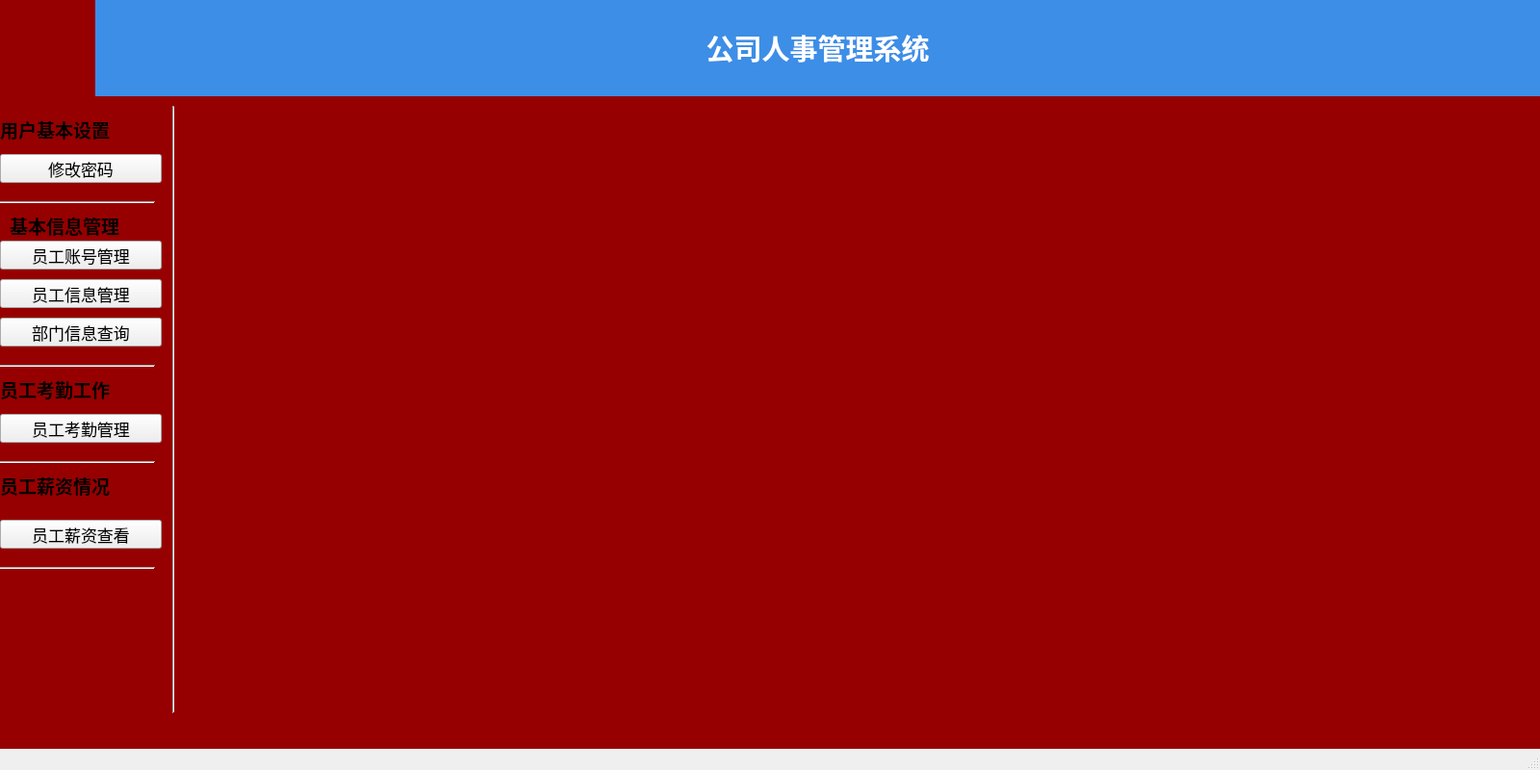
<?xml version="1.0" encoding="UTF-8"?>
<ui version="4.0">
 <class>MainWindow</class>
 <widget class="QMainWindow" name="MainWindow">
  <property name="geometry">
   <rect>
    <x>0</x>
    <y>0</y>
    <width>1600</width>
    <height>800</height>
   </rect>
  </property>
  <property name="windowTitle">
   <string>MainWindow</string>
  </property>
  <widget class="QWidget" name="centralwidget">
   <widget class="QLabel" name="label_background">
    <property name="geometry">
     <rect>
      <x>0</x>
      <y>0</y>
      <width>1600</width>
      <height>800</height>
     </rect>
    </property>
    <property name="styleSheet">
     <string notr="true">border-image: url(:/myImages/images/background3.jpg);
background-color: rgb(150, 0, 0);</string>
    </property>
    <property name="text">
     <string/>
    </property>
   </widget>
   <widget class="QLabel" name="label_up">
    <property name="geometry">
     <rect>
      <x>99</x>
      <y>0</y>
      <width>1501</width>
      <height>100</height>
     </rect>
    </property>
    <property name="font">
     <font>
      <family>AcadEref</family>
      <pointsize>22</pointsize>
      <weight>75</weight>
      <bold>true</bold>
     </font>
    </property>
    <property name="styleSheet">
     <string notr="true">
background-color: rgb(60,142,231);</string>
    </property>
    <property name="text">
     <string>&lt;html&gt;&lt;head/&gt;&lt;body&gt;&lt;p align=&quot;center&quot;&gt;&lt;span style=&quot; color:#ffffff;&quot;&gt;公司人事管理系统&lt;/span&gt;&lt;/p&gt;&lt;/body&gt;&lt;/html&gt;</string>
    </property>
   </widget>
   <widget class="QLabel" name="label">
    <property name="geometry">
     <rect>
      <x>0</x>
      <y>0</y>
      <width>100</width>
      <height>100</height>
     </rect>
    </property>
    <property name="styleSheet">
     <string notr="true">border-image: url(:/myImages/images/tubiao3.png);</string>
    </property>
    <property name="text">
     <string/>
    </property>
   </widget>
   <widget class="QLabel" name="label_8">
    <property name="geometry">
     <rect>
      <x>0</x>
      <y>120</y>
      <width>168</width>
      <height>30</height>
     </rect>
    </property>
    <property name="text">
     <string>&lt;html&gt;&lt;head/&gt;&lt;body&gt;&lt;p&gt;&lt;span style=&quot; font-size:14pt; font-weight:600;&quot;&gt;用户基本设置&lt;/span&gt;&lt;/p&gt;&lt;/body&gt;&lt;/html&gt;</string>
    </property>
   </widget>
   <widget class="Line" name="line_2">
    <property name="geometry">
     <rect>
      <x>0</x>
      <y>200</y>
      <width>161</width>
      <height>20</height>
     </rect>
    </property>
    <property name="orientation">
     <enum>Qt::Horizontal</enum>
    </property>
   </widget>
   <widget class="Line" name="line_5">
    <property name="geometry">
     <rect>
      <x>170</x>
      <y>110</y>
      <width>20</width>
      <height>631</height>
     </rect>
    </property>
    <property name="orientation">
     <enum>Qt::Vertical</enum>
    </property>
   </widget>
   <widget class="QStackedWidget" name="stackedWidget">
    <property name="geometry">
     <rect>
      <x>380</x>
      <y>140</y>
      <width>971</width>
      <height>600</height>
     </rect>
    </property>
    <property name="currentIndex">
     <number>1</number>
    </property>
    <widget class="QWidget" name="page"/>
    <widget class="QWidget" name="page_2"/>
   </widget>
   <widget class="QPushButton" name="pushButton_mima">
    <property name="geometry">
     <rect>
      <x>0</x>
      <y>160</y>
      <width>168</width>
      <height>30</height>
     </rect>
    </property>
    <property name="font">
     <font>
      <pointsize>13</pointsize>
     </font>
    </property>
    <property name="text">
     <string>修改密码</string>
    </property>
   </widget>
   <widget class="QPushButton" name="pushButton_stuGM">
    <property name="geometry">
     <rect>
      <x>0</x>
      <y>250</y>
      <width>168</width>
      <height>30</height>
     </rect>
    </property>
    <property name="font">
     <font>
      <pointsize>13</pointsize>
     </font>
    </property>
    <property name="text">
     <string>员工账号管理</string>
    </property>
   </widget>
   <widget class="QLabel" name="label_9">
    <property name="geometry">
     <rect>
      <x>10</x>
      <y>220</y>
      <width>168</width>
      <height>30</height>
     </rect>
    </property>
    <property name="text">
     <string>&lt;html&gt;&lt;head/&gt;&lt;body&gt;&lt;p&gt;&lt;span style=&quot; font-size:14pt; font-weight:600;&quot;&gt;基本信息管理&lt;/span&gt;&lt;/p&gt;&lt;/body&gt;&lt;/html&gt;</string>
    </property>
   </widget>
   <widget class="QPushButton" name="pushButton_searchStu">
    <property name="geometry">
     <rect>
      <x>0</x>
      <y>290</y>
      <width>168</width>
      <height>30</height>
     </rect>
    </property>
    <property name="font">
     <font>
      <pointsize>13</pointsize>
     </font>
    </property>
    <property name="text">
     <string>员工信息管理</string>
    </property>
   </widget>
   <widget class="QPushButton" name="pushButton_searchApart">
    <property name="geometry">
     <rect>
      <x>0</x>
      <y>330</y>
      <width>168</width>
      <height>30</height>
     </rect>
    </property>
    <property name="font">
     <font>
      <pointsize>13</pointsize>
     </font>
    </property>
    <property name="text">
     <string>部门信息查询</string>
    </property>
   </widget>
   <widget class="QPushButton" name="pushButton_searchTiwen">
    <property name="geometry">
     <rect>
      <x>0</x>
      <y>430</y>
      <width>168</width>
      <height>30</height>
     </rect>
    </property>
    <property name="font">
     <font>
      <pointsize>13</pointsize>
     </font>
    </property>
    <property name="text">
     <string>员工考勤管理</string>
    </property>
   </widget>
   <widget class="Line" name="line_3">
    <property name="geometry">
     <rect>
      <x>0</x>
      <y>370</y>
      <width>161</width>
      <height>20</height>
     </rect>
    </property>
    <property name="orientation">
     <enum>Qt::Horizontal</enum>
    </property>
   </widget>
   <widget class="QLabel" name="label_10">
    <property name="geometry">
     <rect>
      <x>0</x>
      <y>390</y>
      <width>168</width>
      <height>30</height>
     </rect>
    </property>
    <property name="text">
     <string>&lt;html&gt;&lt;head/&gt;&lt;body&gt;&lt;p&gt;&lt;span style=&quot; font-size:14pt; font-weight:600;&quot;&gt;员工考勤工作&lt;/span&gt;&lt;/p&gt;&lt;/body&gt;&lt;/html&gt;</string>
    </property>
   </widget>
   <widget class="Line" name="line_4">
    <property name="geometry">
     <rect>
      <x>0</x>
      <y>470</y>
      <width>161</width>
      <height>20</height>
     </rect>
    </property>
    <property name="orientation">
     <enum>Qt::Horizontal</enum>
    </property>
   </widget>
   <widget class="QLabel" name="label_11">
    <property name="geometry">
     <rect>
      <x>0</x>
      <y>490</y>
      <width>168</width>
      <height>30</height>
     </rect>
    </property>
    <property name="text">
     <string>&lt;html&gt;&lt;head/&gt;&lt;body&gt;&lt;p&gt;&lt;span style=&quot; font-size:14pt; font-weight:600;&quot;&gt;员工薪资情况&lt;/span&gt;&lt;/p&gt;&lt;/body&gt;&lt;/html&gt;</string>
    </property>
   </widget>
   <widget class="Line" name="line_6">
    <property name="geometry">
     <rect>
      <x>0</x>
      <y>580</y>
      <width>161</width>
      <height>20</height>
     </rect>
    </property>
    <property name="orientation">
     <enum>Qt::Horizontal</enum>
    </property>
   </widget>
   <widget class="QPushButton" name="pushButton_searchTiwen_4">
    <property name="geometry">
     <rect>
      <x>0</x>
      <y>540</y>
      <width>168</width>
      <height>30</height>
     </rect>
    </property>
    <property name="font">
     <font>
      <pointsize>13</pointsize>
     </font>
    </property>
    <property name="text">
     <string>员工薪资查看</string>
    </property>
   </widget>
  </widget>
  <widget class="QMenuBar" name="menubar">
   <property name="geometry">
    <rect>
     <x>0</x>
     <y>0</y>
     <width>1600</width>
     <height>26</height>
    </rect>
   </property>
  </widget>
  <widget class="QStatusBar" name="statusbar"/>
  <action name="reset_pwd">
   <property name="text">
    <string>修改密码</string>
   </property>
  </action>
  <action name="action_2">
   <property name="text">
    <string>学生账号管理</string>
   </property>
  </action>
  <action name="action_3">
   <property name="text">
    <string>学生信息查询</string>
   </property>
  </action>
 </widget>
 <resources/>
 <connections/>
</ui>
